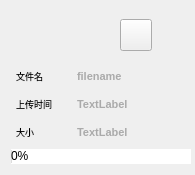
<?xml version="1.0" encoding="UTF-8"?>
<ui version="4.0">
 <class>FileManager</class>
 <widget class="QWidget" name="FileManager">
  <property name="geometry">
   <rect>
    <x>0</x>
    <y>0</y>
    <width>195</width>
    <height>175</height>
   </rect>
  </property>
  <property name="minimumSize">
   <size>
    <width>195</width>
    <height>175</height>
   </size>
  </property>
  <property name="maximumSize">
   <size>
    <width>195</width>
    <height>175</height>
   </size>
  </property>
  <property name="windowTitle">
   <string>Form</string>
  </property>
  <property name="styleSheet">
   <string notr="true">border-color: rgb(188, 188, 188);</string>
  </property>
  <layout class="QGridLayout" name="gridLayout">
   <item row="0" column="0">
    <widget class="QLabel" name="fileIcoLabel">
     <property name="minimumSize">
      <size>
       <width>48</width>
       <height>48</height>
      </size>
     </property>
     <property name="maximumSize">
      <size>
       <width>48</width>
       <height>48</height>
      </size>
     </property>
     <property name="styleSheet">
      <string notr="true"/>
     </property>
     <property name="text">
      <string/>
     </property>
    </widget>
   </item>
   <item row="0" column="1">
    <widget class="QPushButton" name="downloadBt">
     <property name="minimumSize">
      <size>
       <width>32</width>
       <height>32</height>
      </size>
     </property>
     <property name="maximumSize">
      <size>
       <width>32</width>
       <height>32</height>
      </size>
     </property>
     <property name="styleSheet">
      <string notr="true">background-image: url(:/resources/image/File/download.png);</string>
     </property>
     <property name="text">
      <string/>
     </property>
    </widget>
   </item>
   <item row="1" column="0" colspan="2">
    <layout class="QVBoxLayout" name="verticalLayout">
     <item>
      <layout class="QHBoxLayout" name="horizontalLayout">
       <item>
        <widget class="QLabel" name="label_7">
         <property name="minimumSize">
          <size>
           <width>50</width>
           <height>0</height>
          </size>
         </property>
         <property name="maximumSize">
          <size>
           <width>50</width>
           <height>16777215</height>
          </size>
         </property>
         <property name="font">
          <font>
           <pointsize>7</pointsize>
          </font>
         </property>
         <property name="text">
          <string>文件名</string>
         </property>
        </widget>
       </item>
       <item>
        <widget class="QLabel" name="filenamelabel">
         <property name="minimumSize">
          <size>
           <width>100</width>
           <height>0</height>
          </size>
         </property>
         <property name="maximumSize">
          <size>
           <width>100</width>
           <height>16777215</height>
          </size>
         </property>
         <property name="font">
          <font>
           <pointsize>8</pointsize>
           <weight>75</weight>
           <bold>true</bold>
          </font>
         </property>
         <property name="styleSheet">
          <string notr="true">color: rgb(170, 170, 170);</string>
         </property>
         <property name="text">
          <string>filename</string>
         </property>
        </widget>
       </item>
      </layout>
     </item>
     <item>
      <layout class="QHBoxLayout" name="horizontalLayout_3">
       <item>
        <widget class="QLabel" name="label_3">
         <property name="minimumSize">
          <size>
           <width>50</width>
           <height>0</height>
          </size>
         </property>
         <property name="maximumSize">
          <size>
           <width>50</width>
           <height>16777215</height>
          </size>
         </property>
         <property name="font">
          <font>
           <pointsize>7</pointsize>
          </font>
         </property>
         <property name="text">
          <string>上传时间</string>
         </property>
        </widget>
       </item>
       <item>
        <widget class="QLabel" name="timelabel">
         <property name="minimumSize">
          <size>
           <width>100</width>
           <height>0</height>
          </size>
         </property>
         <property name="maximumSize">
          <size>
           <width>100</width>
           <height>16777215</height>
          </size>
         </property>
         <property name="font">
          <font>
           <pointsize>8</pointsize>
           <weight>75</weight>
           <bold>true</bold>
          </font>
         </property>
         <property name="styleSheet">
          <string notr="true">color: rgb(170, 170, 170);</string>
         </property>
         <property name="text">
          <string>TextLabel</string>
         </property>
        </widget>
       </item>
      </layout>
     </item>
     <item>
      <layout class="QHBoxLayout" name="horizontalLayout_2">
       <item>
        <widget class="QLabel" name="label_5">
         <property name="minimumSize">
          <size>
           <width>50</width>
           <height>0</height>
          </size>
         </property>
         <property name="maximumSize">
          <size>
           <width>50</width>
           <height>16777215</height>
          </size>
         </property>
         <property name="font">
          <font>
           <pointsize>7</pointsize>
          </font>
         </property>
         <property name="text">
          <string>大小</string>
         </property>
        </widget>
       </item>
       <item>
        <widget class="QLabel" name="filesizelabel">
         <property name="minimumSize">
          <size>
           <width>100</width>
           <height>0</height>
          </size>
         </property>
         <property name="maximumSize">
          <size>
           <width>100</width>
           <height>16777215</height>
          </size>
         </property>
         <property name="font">
          <font>
           <pointsize>8</pointsize>
           <weight>75</weight>
           <bold>true</bold>
          </font>
         </property>
         <property name="styleSheet">
          <string notr="true">color: rgb(170, 170, 170);</string>
         </property>
         <property name="text">
          <string>TextLabel</string>
         </property>
        </widget>
       </item>
      </layout>
     </item>
    </layout>
   </item>
   <item row="2" column="0" colspan="2">
    <widget class="QProgressBar" name="progressBar">
     <property name="minimumSize">
      <size>
       <width>180</width>
       <height>0</height>
      </size>
     </property>
     <property name="maximumSize">
      <size>
       <width>180</width>
       <height>15</height>
      </size>
     </property>
     <property name="value">
      <number>0</number>
     </property>
    </widget>
   </item>
  </layout>
 </widget>
 <resources/>
 <connections/>
</ui>
